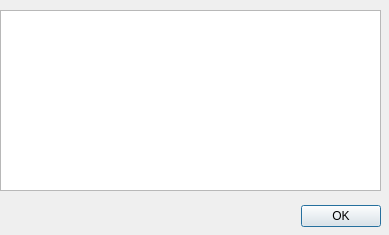
<?xml version="1.0" encoding="UTF-8"?>
<ui version="4.0">
 <class>AboutDialog</class>
 <widget class="QDialog" name="AboutDialog">
  <property name="windowModality">
   <enum>Qt::WindowModal</enum>
  </property>
  <property name="geometry">
   <rect>
    <x>0</x>
    <y>0</y>
    <width>389</width>
    <height>235</height>
   </rect>
  </property>
  <property name="windowTitle">
   <string>О программе</string>
  </property>
  <widget class="QDialogButtonBox" name="buttonBox">
   <property name="geometry">
    <rect>
     <x>290</x>
     <y>200</y>
     <width>91</width>
     <height>32</height>
    </rect>
   </property>
   <property name="orientation">
    <enum>Qt::Horizontal</enum>
   </property>
   <property name="standardButtons">
    <set>QDialogButtonBox::Ok</set>
   </property>
  </widget>
  <widget class="QPlainTextEdit" name="plainTextEdit">
   <property name="geometry">
    <rect>
     <x>0</x>
     <y>10</y>
     <width>381</width>
     <height>181</height>
    </rect>
   </property>
   <property name="readOnly">
    <bool>true</bool>
   </property>
   <property name="plainText">
    <string/>
   </property>
  </widget>
 </widget>
 <resources/>
 <connections>
  <connection>
   <sender>buttonBox</sender>
   <signal>accepted()</signal>
   <receiver>AboutDialog</receiver>
   <slot>accept()</slot>
   <hints>
    <hint type="sourcelabel">
     <x>248</x>
     <y>254</y>
    </hint>
    <hint type="destinationlabel">
     <x>157</x>
     <y>274</y>
    </hint>
   </hints>
  </connection>
  <connection>
   <sender>buttonBox</sender>
   <signal>rejected()</signal>
   <receiver>AboutDialog</receiver>
   <slot>reject()</slot>
   <hints>
    <hint type="sourcelabel">
     <x>316</x>
     <y>260</y>
    </hint>
    <hint type="destinationlabel">
     <x>286</x>
     <y>274</y>
    </hint>
   </hints>
  </connection>
 </connections>
</ui>
